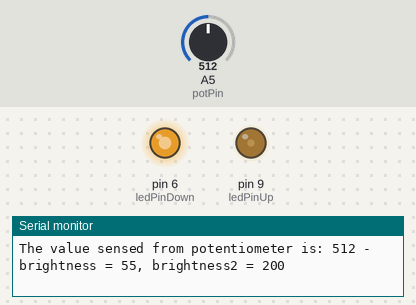
A sketch run on a simulated Arduino Uno, built with avr-gcc and run on an emulated ATmega328P. Shown: output pins drawn as LEDs (lit = HIGH), the last lines printed to the serial monitor. The inputs (shaded band) are chosen by the test bench; at power-on: A5 (potPin) = 512.

Above: at 1.3 s.
1.4 s: A5 (potPin) set to 716
At 2.4 s:
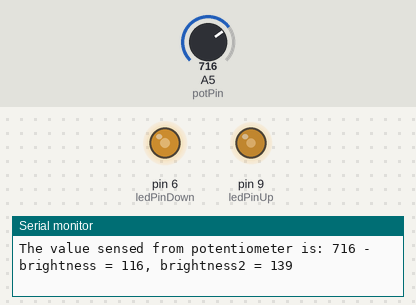
3.0 s: A5 (potPin) set to 900
At 4.3 s:
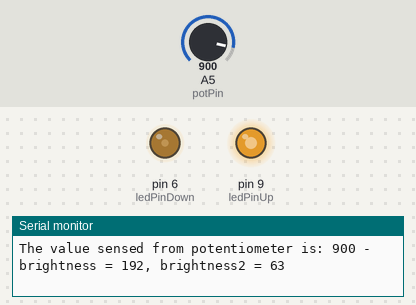
4.6 s: A5 (potPin) set to 1023
At 5.1 s:
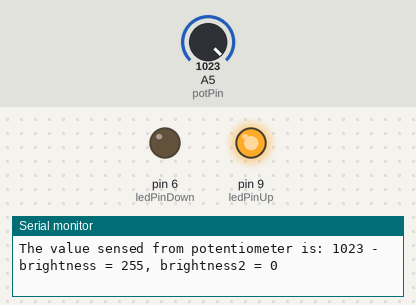
6.1 s: A5 (potPin) set to 0
At 6.9 s:
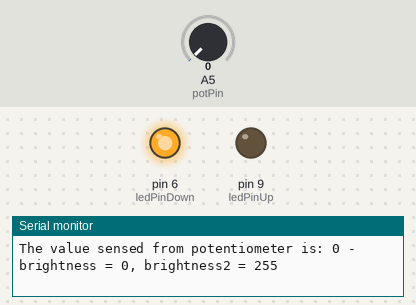
7.7 s: A5 (potPin) set to 511
At 8.5 s:
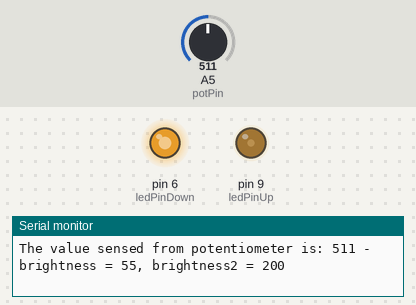
Timing chart, 0 to 10.2 s (numbered marks = the images above; inputs shaded):
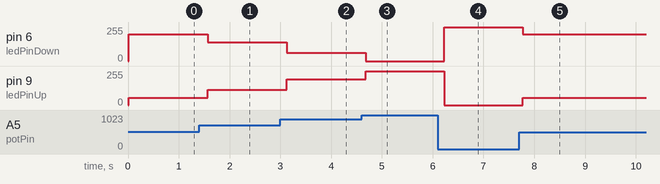

The sketch:

PotenciometroDimmer.ino
```cpp
/**
  Tinker card link: https://www.tinkercad.com/things/9PnfIPTdvQW-leddimmer
  Author: Luis Enrique Gonzalez Hernandez
*/

#include <math.h>

// Define pin numbers
const int potPin = A5;
const int ledPinUp = 9;
const int ledPinDown = 6;
char buffer[256];

void setup() {
  Serial.begin(9600);
  pinMode(ledPinUp, OUTPUT);
  pinMode(ledPinDown, OUTPUT);
  pinMode(potPin, INPUT);
}

void loop() {

  int sensorValue = analogRead(potPin);

  // Normalizar el valor del ADC (0–1023 → 0.0–1.0)
  float normalized = sensorValue / 1023.0;

  // Gamma típica para percepción humana
  float gamma = 2.2;

  // Aplicar corrección gamma
  int brightness  = (int)(pow(normalized, gamma) * 255.0);
  int brightness2 = 255 - brightness;

  sprintf(buffer,
          "The value sensed from potentiometer is: %d - brightness = %d, brightness2 = %d\n",
          sensorValue, brightness, brightness2);

  Serial.print(buffer);

  analogWrite(ledPinUp, brightness);
  analogWrite(ledPinDown, brightness2);

  delay(500);
}
```

Measured:
- after the input at 1.4 s, pin 6 (ledPinDown): 200/255 → 139/255 after 0.17 s; pin 9 (ledPinUp): 55/255 → 116/255 after 0.17 s
- after the input at 3.0 s, pin 6 (ledPinDown): 139/255 → 63/255 after 0.13 s; pin 9 (ledPinUp): 116/255 → 192/255 after 0.13 s
- after the input at 4.6 s, pin 6 (ledPinDown): 63/255 → 0/255 after 0.08 s; pin 9 (ledPinUp): 192/255 → 255/255 after 0.08 s
- after the input at 6.1 s, pin 6 (ledPinDown): 0/255 → 255/255 after 0.13 s; pin 9 (ledPinUp): 255/255 → 0/255 after 0.13 s
- after the input at 7.7 s, pin 6 (ledPinDown): 255/255 → 200/255 after 0.08 s; pin 9 (ledPinUp): 0/255 → 55/255 after 0.08 s
